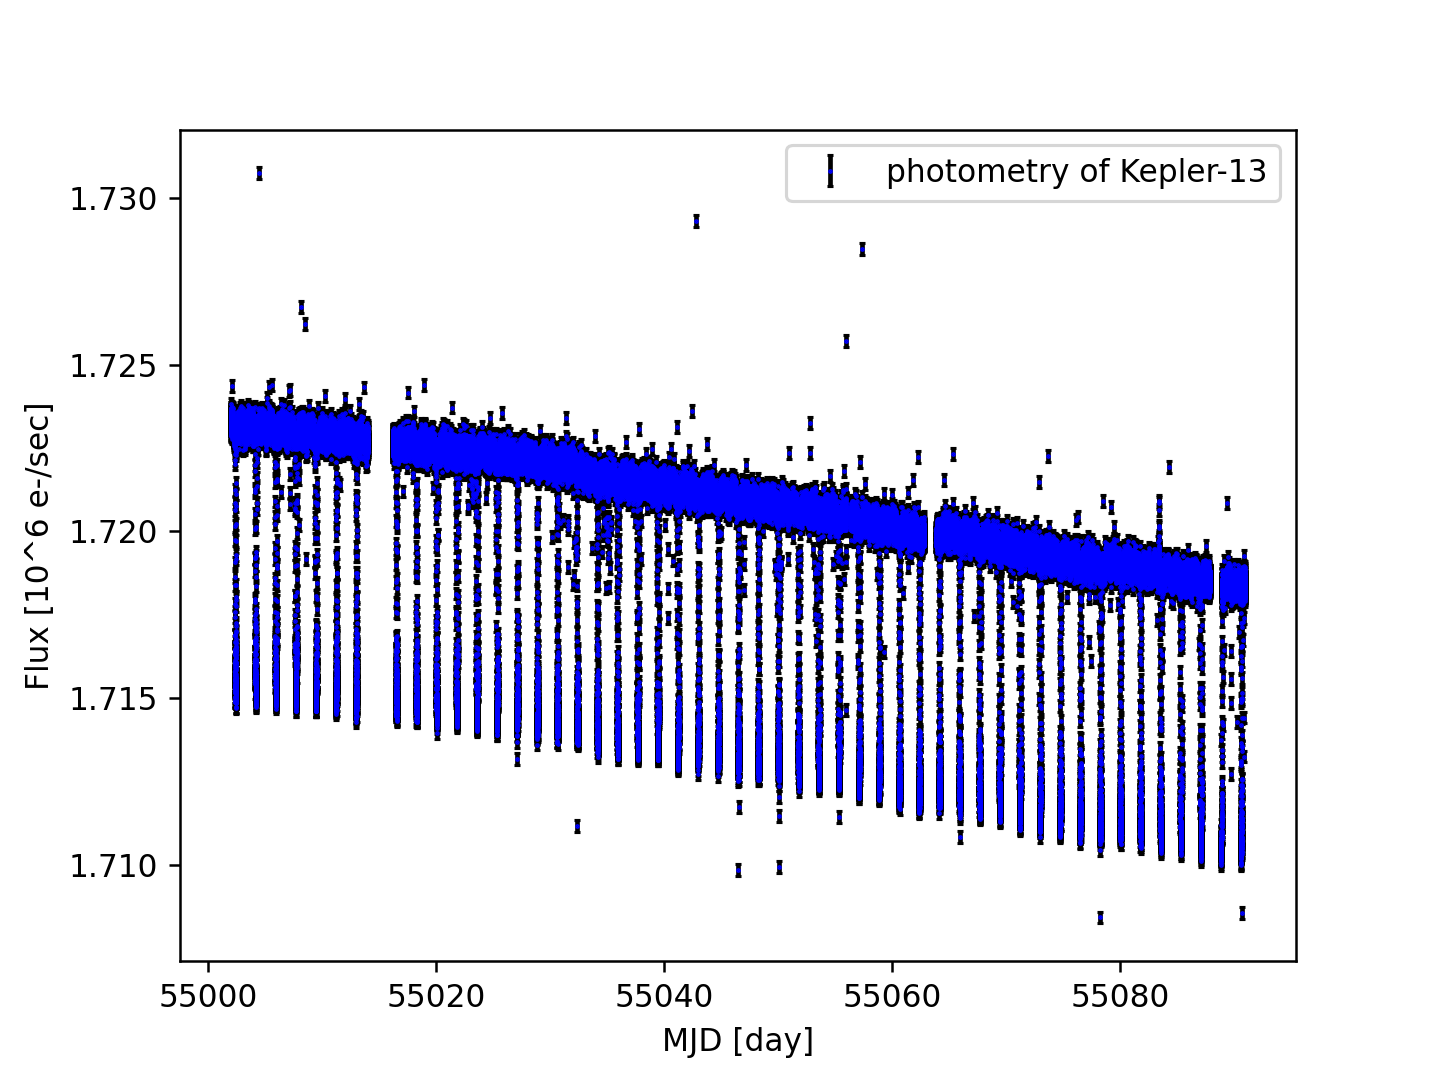

Python code for this plot:
#!/usr/pkg/bin/python3.9

#
# Time-stamp: <2022/12/04 21:50:27 (CST) daisuke>
#

# importing argparse module
import argparse

# importing numpy module
import numpy

# importing matplotlib module
import matplotlib.figure
import matplotlib.backends.backend_agg

#
# command-line argument analysis
#

# constructing parser object
parser = argparse.ArgumentParser (description='plotting time-series data')

# adding arguments
parser.add_argument ('-i', type=str, default="in.data", \
                     help='input data file name')
parser.add_argument ('-o', type=str, default="out.eps", \
                     help='output figure file name')

# parsing arguments
args = parser.parse_args ()

#
# input parameters
#

# data file name
file_data = args.i

# output file name
file_fig = args.o

#
# reading data
#

# empty numpy arrays for storing data
data_mjd  = numpy.array ([])
data_flux = numpy.array ([])
data_err  = numpy.array ([])

# opening file
with open (file_data, 'r') as fh:
    # reading file line-by-line
    for line in fh:
        # skipping line if the line starts with '#'
        if (line[0] == '#'):
            continue
        # removing line feed at the end of line
        line = line.strip ()
        # splitting data
        (datetime_str, mjd_str, flux_str, err_str) = line.split ()
        # conversion from string into float
        mjd  = float (mjd_str)
        flux = float (flux_str) / 10**6
        err  = float (err_str) / 10**6
        # appending the data at the end of numpy arrays
        data_mjd  = numpy.append (data_mjd, mjd)
        data_flux = numpy.append (data_flux, flux)
        data_err  = numpy.append (data_err, err)

#
# making a plot
#
        
# making objects "fig", "canvas", and "ax"
fig    = matplotlib.figure.Figure ()
canvas = matplotlib.backends.backend_agg.FigureCanvasAgg (fig)
ax     = fig.add_subplot (111)

# labels
ax.set_xlabel ('MJD [day]')
ax.set_ylabel ('Flux [10^6 e-/sec]')

# plotting data
ax.errorbar (data_mjd, data_flux, yerr=data_err, \
             linestyle='None', marker='.', markersize=1, color='blue', \
             ecolor='black', capsize=1, \
             label='photometry of Kepler-13')
ax.legend ()

# saving the plot into a file
fig.savefig (file_fig, dpi=225)
